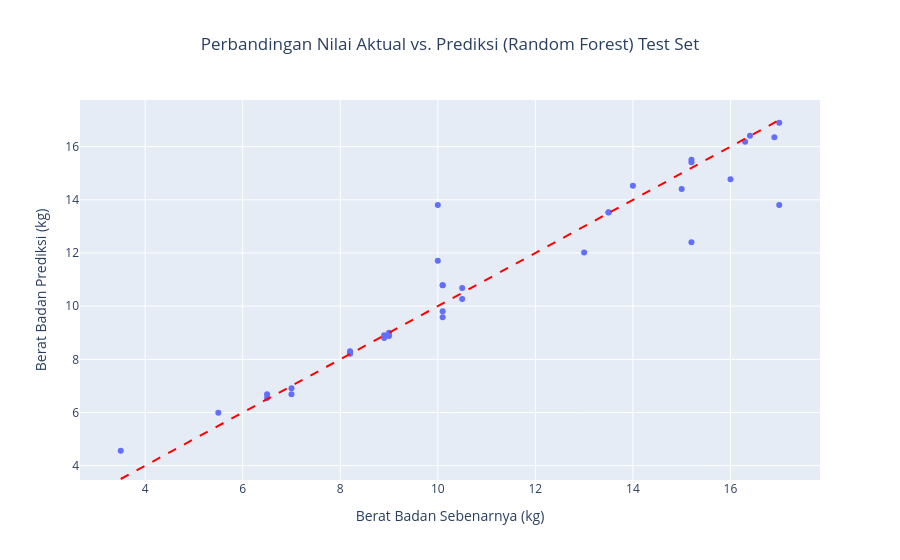
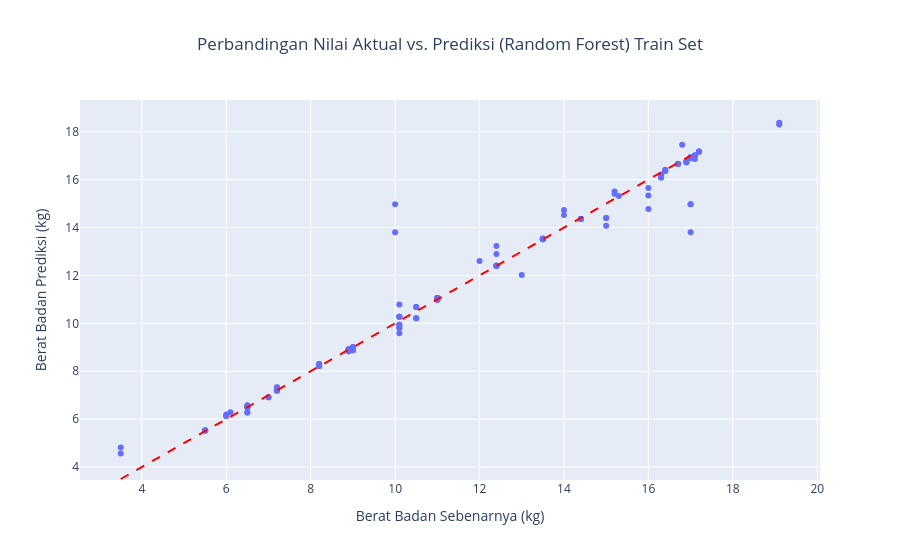

Here is the notebook cell these charts were saved with, in order:
### Code cell
plot_df = pd.DataFrame({
    'Nilai Aktual (kg)': y_test,
    'Nilai Prediksi (kg)': y_pred_rf
})


fig = px.scatter(plot_df, 
                 x='Nilai Aktual (kg)', 
                 y='Nilai Prediksi (kg)',
                 title='Perbandingan Nilai Aktual vs. Prediksi (Random Forest) Test Set',
                 labels={'Nilai Aktual (kg)': 'Berat Badan Sebenarnya (kg)', 
                         'Nilai Prediksi (kg)': 'Berat Badan Prediksi (kg)'},
                 hover_data={'Nilai Aktual (kg)': ':.2f', 'Nilai Prediksi (kg)': ':.2f'})

fig.add_shape(
    type='line',
    x0=y_test.min(), y0=y_test.min(),
    x1=y_test.max(), y1=y_test.max(),
    line=dict(color='Red', dash='dash')
)

fig.update_layout(
    xaxis_title='Berat Badan Sebenarnya (kg)',
    yaxis_title='Berat Badan Prediksi (kg)',
    title_x=0.5
)

fig.show()




# TRAIN SET 
y_pred_rf_train = rf_model.predict(X_train_scaled)
plot_df = pd.DataFrame({
    'Nilai Aktual (kg)': y_train,
    'Nilai Prediksi (kg)': y_pred_rf_train
})


fig = px.scatter(plot_df, 
                 x='Nilai Aktual (kg)', 
                 y='Nilai Prediksi (kg)',
                 title='Perbandingan Nilai Aktual vs. Prediksi (Random Forest) Train Set',
                 labels={'Nilai Aktual (kg)': 'Berat Badan Sebenarnya (kg)', 
                         'Nilai Prediksi (kg)': 'Berat Badan Prediksi (kg)'},
                 hover_data={'Nilai Aktual (kg)': ':.2f', 'Nilai Prediksi (kg)': ':.2f'})

fig.add_shape(
    type='line',
    x0=y_test.min(), y0=y_test.min(),
    x1=y_test.max(), y1=y_test.max(),
    line=dict(color='Red', dash='dash')
)

fig.update_layout(
    xaxis_title='Berat Badan Sebenarnya (kg)',
    yaxis_title='Berat Badan Prediksi (kg)',
    title_x=0.5
)

fig.show()

### Figure 1 — Plotly figure (JSON) as saved in the notebook; plotly's stock layout.template omitted (floating-point values rounded to 4 significant figures)
{"data": [{"hovertemplate": "Berat Badan Sebenarnya (kg)=%{x:.2f}<br>Berat Badan Prediksi (kg)=%{y:.2f}<extra></extra>", "legendgroup": "", "marker": {"color": "#636efa", "symbol": "circle"}, "mode": "markers", "name": "", "orientation": "v", "showlegend": false, "type": "scatter", "x": [15, 13, 8.9, 13.5, 17, 5.5, 10, 15.2, 7, 9, 15.2, 10.1, 10.5, 8.9, 8.2, 10.1, 10.1, 10.5, 15.2, 9, 17, 10, 6.5, 10.1, 8.2, 7, 13.5, 16.4, 16.9, 8.2, 6.5, 16.3, 14, 16, 3.5], "xaxis": "x", "y": [14.4, 12.01, 8.805, 13.53, 13.8, 5.991, 11.71, 15.51, 6.69, 8.877, 15.41, 10.78, 10.27, 8.905, 8.306, 9.587, 10.78, 10.68, 12.4, 8.998, 16.9, 13.8, 6.683, 9.806, 8.214, 6.914, 13.52, 16.41, 16.35, 8.229, 6.543, 16.18, 14.53, 14.77, 4.566], "yaxis": "y"}], "layout": {"legend": {"tracegroupgap": 0}, "shapes": [{"line": {"color": "Red", "dash": "dash"}, "type": "line", "x0": 3.5, "x1": 17, "y0": 3.5, "y1": 17}], "title": {"text": "Perbandingan Nilai Aktual vs. Prediksi (Random Forest) Test Set", "x": 0.5}, "xaxis": {"anchor": "y", "domain": [0, 1], "title": {"text": "Berat Badan Sebenarnya (kg)"}}, "yaxis": {"anchor": "x", "domain": [0, 1], "title": {"text": "Berat Badan Prediksi (kg)"}}}}

### Figure 2 — Plotly figure (JSON) as saved in the notebook; plotly's stock layout.template omitted (floating-point values rounded to 4 significant figures; data arrays with more than 128 entries replaced by an {"elided": "..."} marker saying what was removed)
{"data": [{"hovertemplate": "Berat Badan Sebenarnya (kg)=%{x:.2f}<br>Berat Badan Prediksi (kg)=%{y:.2f}<extra></extra>", "legendgroup": "", "marker": {"color": "#636efa", "symbol": "circle"}, "mode": "markers", "name": "", "orientation": "v", "showlegend": false, "type": "scatter", "x": {"elided": "138 float values"}, "xaxis": "x", "y": {"elided": "138 float values"}, "yaxis": "y"}], "layout": {"legend": {"tracegroupgap": 0}, "shapes": [{"line": {"color": "Red", "dash": "dash"}, "type": "line", "x0": 3.5, "x1": 17, "y0": 3.5, "y1": 17}], "title": {"text": "Perbandingan Nilai Aktual vs. Prediksi (Random Forest) Train Set", "x": 0.5}, "xaxis": {"anchor": "y", "domain": [0, 1], "title": {"text": "Berat Badan Sebenarnya (kg)"}}, "yaxis": {"anchor": "x", "domain": [0, 1], "title": {"text": "Berat Badan Prediksi (kg)"}}}}
